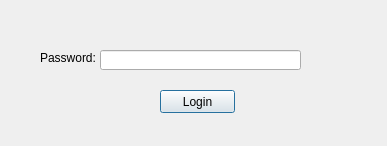
<?xml version="1.0" encoding="UTF-8"?>
<ui version="4.0">
 <class>Dialog</class>
 <widget class="QDialog" name="Dialog">
  <property name="geometry">
   <rect>
    <x>0</x>
    <y>0</y>
    <width>387</width>
    <height>146</height>
   </rect>
  </property>
  <property name="windowTitle">
   <string>Dialog</string>
  </property>
  <widget class="QPushButton" name="pushButton_login">
   <property name="geometry">
    <rect>
     <x>160</x>
     <y>90</y>
     <width>75</width>
     <height>23</height>
    </rect>
   </property>
   <property name="text">
    <string>Login</string>
   </property>
  </widget>
  <widget class="QLineEdit" name="lineEdit_password">
   <property name="geometry">
    <rect>
     <x>100</x>
     <y>50</y>
     <width>201</width>
     <height>20</height>
    </rect>
   </property>
  </widget>
  <widget class="QLabel" name="label_password">
   <property name="geometry">
    <rect>
     <x>40</x>
     <y>50</y>
     <width>61</width>
     <height>16</height>
    </rect>
   </property>
   <property name="text">
    <string>Password:</string>
   </property>
  </widget>
 </widget>
 <resources/>
 <connections/>
</ui>
